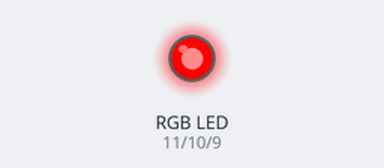
A sketch run on a simulated Arduino Uno, built with avr-gcc and run on an emulated ATmega328P. On the bench: an RGB LED mixed from three pins (HIGH = lit).

Above: at 0.7 s.
At 2.2 s:
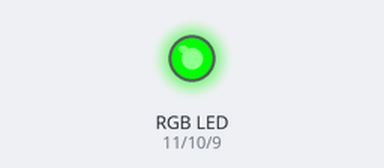
At 3.7 s:
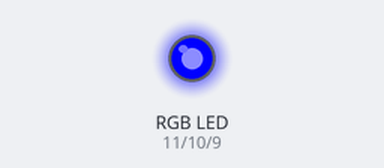
Timing chart, 0 to 5.9 s (numbered marks = the images above):
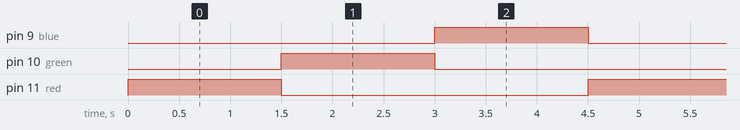

Measured:
- by itself, pin 9 (blue), pin 10 (green), pin 11 (red): alternates HIGH for 1.5 s and LOW for 3.0 s
- by itself, everything shown: repeats every 4.5 s, in 3 steps

The sketch:

rgb.ino
```cpp
int red = 11;
int green = 10;
int blue = 9;

void setup() {
  pinMode(red, OUTPUT);
  pinMode(green, OUTPUT);
  pinMode(blue, OUTPUT);
}

void loop() {
  digitalWrite(red, HIGH);
  digitalWrite(green, LOW);
  digitalWrite(blue, LOW);
  delay(1500);
  digitalWrite(red, LOW);
  digitalWrite(green, HIGH);
  digitalWrite(blue, LOW);
  delay(1500);
  digitalWrite(red, LOW);
  digitalWrite(green, LOW);
  digitalWrite(blue, HIGH);
  delay(1500);

}
```
